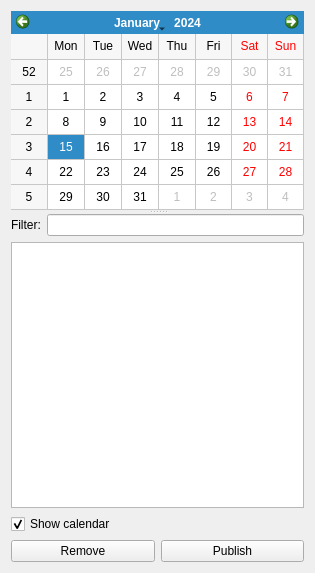
<?xml version="1.0" encoding="UTF-8"?>
<ui version="4.0">
 <class>DraftEntriesWidget</class>
 <widget class="QWidget" name="DraftEntriesWidget">
  <property name="geometry">
   <rect>
    <x>0</x>
    <y>0</y>
    <width>315</width>
    <height>573</height>
   </rect>
  </property>
  <property name="windowTitle">
   <string/>
  </property>
  <layout class="QGridLayout" name="gridLayout">
   <item row="0" column="0" colspan="2">
    <widget class="QSplitter" name="DraftEntriesCalendarSplitter_">
     <property name="orientation">
      <enum>Qt::Vertical</enum>
     </property>
     <widget class="LeechCraft::Blogique::CalendarWidget" name="DraftEntriesCalendar_">
      <property name="gridVisible">
       <bool>true</bool>
      </property>
      <property name="dateEditEnabled">
       <bool>false</bool>
      </property>
     </widget>
     <widget class="QWidget" name="layoutWidget">
      <layout class="QVBoxLayout" name="verticalLayout_3">
       <item>
        <layout class="QHBoxLayout" name="horizontalLayout_4">
         <item>
          <widget class="QLabel" name="label_3">
           <property name="text">
            <string>Filter:</string>
           </property>
          </widget>
         </item>
         <item>
          <widget class="QLineEdit" name="DraftEntriesFilter_"/>
         </item>
        </layout>
       </item>
       <item>
        <widget class="QTreeView" name="DraftEntriesView_">
         <property name="sizePolicy">
          <sizepolicy hsizetype="Minimum" vsizetype="Expanding">
           <horstretch>0</horstretch>
           <verstretch>0</verstretch>
          </sizepolicy>
         </property>
         <property name="rootIsDecorated">
          <bool>false</bool>
         </property>
        </widget>
       </item>
      </layout>
     </widget>
    </widget>
   </item>
   <item row="1" column="0">
    <widget class="QCheckBox" name="CalendarVisibility_">
     <property name="text">
      <string>Show calendar</string>
     </property>
     <property name="checked">
      <bool>true</bool>
     </property>
    </widget>
   </item>
   <item row="2" column="0">
    <widget class="QPushButton" name="RemoveDraftEntry_">
     <property name="toolTip">
      <string>Remove draft from local storage</string>
     </property>
     <property name="text">
      <string>Remove</string>
     </property>
    </widget>
   </item>
   <item row="2" column="1">
    <widget class="QPushButton" name="PublishDraftEntry_">
     <property name="toolTip">
      <string>Publish draft to user's blog</string>
     </property>
     <property name="text">
      <string>Publish</string>
     </property>
    </widget>
   </item>
  </layout>
 </widget>
 <customwidgets>
  <customwidget>
   <class>LeechCraft::Blogique::CalendarWidget</class>
   <extends>QCalendarWidget</extends>
   <header>calendarwidget.h</header>
  </customwidget>
 </customwidgets>
 <resources/>
 <connections>
  <connection>
   <sender>CalendarVisibility_</sender>
   <signal>toggled(bool)</signal>
   <receiver>DraftEntriesCalendar_</receiver>
   <slot>setVisible(bool)</slot>
   <hints>
    <hint type="sourcelabel">
     <x>75</x>
     <y>530</y>
    </hint>
    <hint type="destinationlabel">
     <x>90</x>
     <y>149</y>
    </hint>
   </hints>
  </connection>
 </connections>
</ui>
